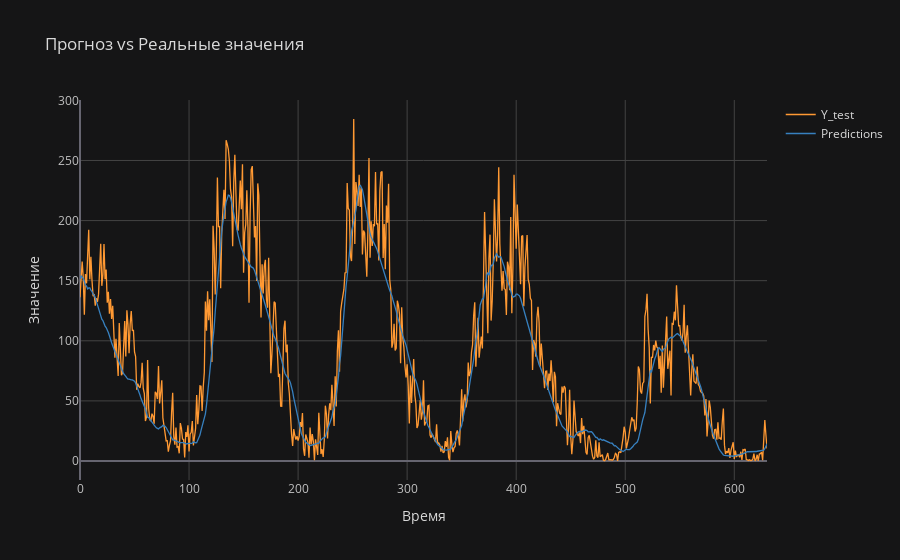

Notebook code for this chart:
### Code cell
y_test_inv = scaler_y.inverse_transform(y_test.reshape(-1, 1))
predictions_inv = scaler_y.inverse_transform(predictions)
df_test = pd.DataFrame({
    'Y_test': y_test_inv.ravel(),
    'Predictions': predictions_inv.ravel()
})
# Отобразить на графике
df_test.iplot(title="Прогноз vs Реальные значения", xTitle="Время", yTitle="Значение", theme="solar")

### Figure 1 — Plotly figure (JSON) as saved in the notebook; plotly's stock layout.template omitted (floating-point values rounded to 4 significant figures; data arrays with more than 128 entries replaced by an {"elided": "..."} marker saying what was removed)
{"data": [{"line": {"color": "rgba(255, 153, 51, 1.0)", "dash": "solid", "shape": "linear", "width": 1.3}, "mode": "lines", "name": "Y_test", "text": "", "type": "scatter", "x": {"elided": "631 int values"}, "y": {"elided": "631 float values"}}, {"line": {"color": "rgba(55, 128, 191, 1.0)", "dash": "solid", "shape": "linear", "width": 1.3}, "mode": "lines", "name": "Predictions", "text": "", "type": "scatter", "x": {"elided": "631 int values"}, "y": {"elided": "631 float values"}}], "layout": {"legend": {"bgcolor": "#151516", "font": {"color": "#D9D9D9"}}, "paper_bgcolor": "#151516", "plot_bgcolor": "#151516", "title": {"font": {"color": "#D9D9D9"}, "text": "Прогноз vs Реальные значения"}, "xaxis": {"gridcolor": "#434343", "showgrid": true, "tickfont": {"color": "#C2C2C2"}, "title": {"font": {"color": "#D9D9D9"}, "text": "Время"}, "zerolinecolor": "#666570"}, "yaxis": {"gridcolor": "#434343", "showgrid": true, "tickfont": {"color": "#C2C2C2"}, "title": {"font": {"color": "#D9D9D9"}, "text": "Значение"}, "zerolinecolor": "#666570"}}}
